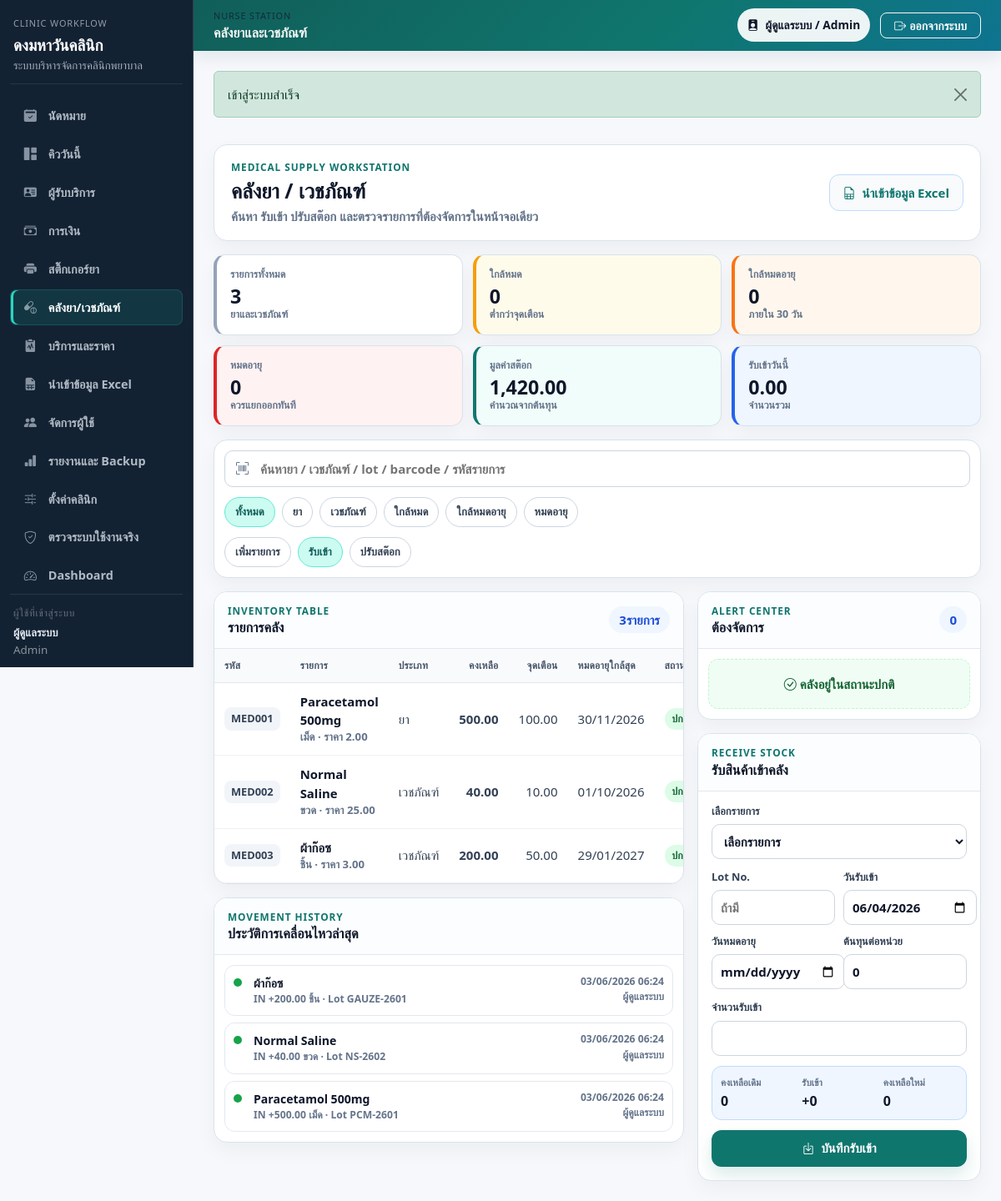
/index.php?page=inventory (signed in), run on the app's committed database.
### tables this page shows
CREATE TABLE `system_settings` (
  `id` bigint unsigned NOT NULL AUTO_INCREMENT,
  `clinic_name` varchar(200) NOT NULL,
  `clinic_address` text DEFAULT NULL,
  `clinic_phone` varchar(50) DEFAULT NULL,
  `clinic_tax_id` varchar(50) DEFAULT NULL,
  `receipt_logo_text` varchar(80) DEFAULT NULL,
  `receipt_footer` text DEFAULT NULL,
  `receipt_prefix` varchar(20) NOT NULL DEFAULT 'RC',
  `hn_prefix` varchar(20) NOT NULL DEFAULT 'HN',
  `expiry_alert_days` int NOT NULL DEFAULT 30,
  `queue_note` varchar(255) DEFAULT NULL,
  `created_at` datetime DEFAULT CURRENT_TIMESTAMP,
  `updated_at` datetime DEFAULT CURRENT_TIMESTAMP ON UPDATE CURRENT_TIMESTAMP,
  PRIMARY KEY (`id`)
);

CREATE TABLE `inventory_items` (
  `id` bigint unsigned NOT NULL AUTO_INCREMENT,
  `item_code` varchar(50) NOT NULL,
  `item_name` varchar(150) NOT NULL,
  `item_type` enum('DRUG','SUPPLY') NOT NULL DEFAULT 'DRUG',
  `unit_name` varchar(50) NOT NULL,
  `reorder_level` decimal(10,2) NOT NULL DEFAULT 0.00,
  `default_cost` decimal(10,2) NOT NULL DEFAULT 0.00,
  `default_price` decimal(10,2) NOT NULL DEFAULT 0.00,
  `is_active` tinyint(1) NOT NULL DEFAULT 1,
  `created_at` datetime DEFAULT CURRENT_TIMESTAMP,
  `updated_at` datetime DEFAULT CURRENT_TIMESTAMP ON UPDATE CURRENT_TIMESTAMP,
  PRIMARY KEY (`id`),
  UNIQUE KEY `uk_inventory_items_item_code` (`item_code`),
  KEY `idx_inventory_items_name` (`item_name`)
);

CREATE TABLE `stock_movements` (
  `id` bigint unsigned NOT NULL AUTO_INCREMENT,
  `batch_id` bigint unsigned DEFAULT NULL,
  `item_id` bigint unsigned NOT NULL,
  `movement_type` enum('IN','OUT','ADJUST') NOT NULL,
  `qty` decimal(10,2) NOT NULL DEFAULT 0.00,
  `unit_cost` decimal(10,2) NOT NULL DEFAULT 0.00,
  `reference_type` varchar(50) DEFAULT NULL,
  `reference_id` bigint unsigned DEFAULT NULL,
  `note` text DEFAULT NULL,
  `movement_datetime` datetime NOT NULL,
  `created_by` bigint unsigned DEFAULT NULL,
  `created_at` datetime DEFAULT CURRENT_TIMESTAMP,
  `updated_at` datetime DEFAULT CURRENT_TIMESTAMP ON UPDATE CURRENT_TIMESTAMP,
  PRIMARY KEY (`id`),
  KEY `idx_stock_movements_batch_id` (`batch_id`),
  KEY `idx_stock_movements_item_id` (`item_id`),
  KEY `idx_stock_movements_reference` (`reference_type`,`reference_id`),
  CONSTRAINT `fk_stock_movements_batch_id` FOREIGN KEY (`batch_id`) REFERENCES `inventory_batches` (`id`) ON DELETE SET NULL,
  CONSTRAINT `fk_stock_movements_item_id` FOREIGN KEY (`item_id`) REFERENCES `inventory_items` (`id`),
  CONSTRAINT `fk_stock_movements_created_by` FOREIGN KEY (`created_by`) REFERENCES `users` (`id`) ON DELETE SET NULL
);

CREATE TABLE `inventory_batches` (
  `id` bigint unsigned NOT NULL AUTO_INCREMENT,
  `item_id` bigint unsigned NOT NULL,
  `lot_no` varchar(100) DEFAULT NULL,
  `expiry_date` date DEFAULT NULL,
  `qty_in` decimal(10,2) NOT NULL DEFAULT 0.00,
  `qty_balance` decimal(10,2) NOT NULL DEFAULT 0.00,
  `cost_per_unit` decimal(10,2) NOT NULL DEFAULT 0.00,
  `received_date` date DEFAULT NULL,
  `created_at` datetime DEFAULT CURRENT_TIMESTAMP,
  `updated_at` datetime DEFAULT CURRENT_TIMESTAMP ON UPDATE CURRENT_TIMESTAMP,
  PRIMARY KEY (`id`),
  KEY `idx_inventory_batches_item_id` (`item_id`),
  KEY `idx_inventory_batches_expiry_date` (`expiry_date`),
  CONSTRAINT `fk_inventory_batches_item_id` FOREIGN KEY (`item_id`) REFERENCES `inventory_items` (`id`) ON DELETE CASCADE
);

CREATE TABLE `users` (
  `id` bigint unsigned NOT NULL AUTO_INCREMENT,
  `role_id` tinyint unsigned NOT NULL,
  `full_name` varchar(150) NOT NULL,
  `username` varchar(100) NOT NULL,
  `password_hash` varchar(255) NOT NULL,
  `phone` varchar(30) DEFAULT NULL,
  `is_active` tinyint(1) NOT NULL DEFAULT 1,
  `last_login_at` datetime DEFAULT NULL,
  `created_at` datetime DEFAULT CURRENT_TIMESTAMP,
  `updated_at` datetime DEFAULT CURRENT_TIMESTAMP ON UPDATE CURRENT_TIMESTAMP,
  PRIMARY KEY (`id`),
  UNIQUE KEY `uk_users_username` (`username`),
  KEY `idx_users_role_id` (`role_id`),
  CONSTRAINT `fk_users_role_id` FOREIGN KEY (`role_id`) REFERENCES `roles` (`id`)
);

### app/Views/inventory/index.php (the view, shortened to what the rows shown need)
<?php
$today = strtotime(date('Y-m-d'));
$nearExpiryLimit = strtotime('+30 days');
?>
<div class="inventory-workstation" data-inventory-workstation>
    <section class="inventory-hero">
        <div>
            <h1>คลังยา / เวชภัณฑ์</h1>
        </div>
    </section>
    <div class="inventory-layout">
        <main class="inventory-main-surface">
            <section class="inventory-panel">
                <div class="inventory-panel-header">
                    <div>
                        <h2>รายการคลัง</h2>
                    </div>
                </div>
                <div class="inventory-table-wrap">
                    <table class="inventory-table">
                        <thead>
                        <tr>
                            <th>รหัส</th>
                            <th>รายการ</th>
                            <th>ประเภท</th>
                            <th class="text-end">คงเหลือ</th>
                            <th class="text-end">จุดเตือน</th>
                            <th>หมดอายุใกล้สุด</th>
                            <th>สถานะ</th>
                        </tr>
                        </thead>
                        <tbody>
                        <?php foreach ($items as $item): ?>
                            <?php
                            $qtyBalance = (float) ($item['qty_balance'] ?? 0);
                            $reorderLevel = (float) ($item['reorder_level'] ?? 0);
                            $isLowStock = $qtyBalance <= $reorderLevel;
                            $expiryTime = empty($item['nearest_expiry']) ? null : strtotime((string) $item['nearest_expiry']);
                            $isExpired = $expiryTime !== null && $expiryTime < $today;
                            $isNearExpiry = !$isExpired && $expiryTime !== null && $expiryTime <= $nearExpiryLimit;
                            $status = $isExpired ? 'expired' : ($isLowStock ? 'low' : ($isNearExpiry ? 'near-expiry' : 'normal'));
                            $searchText = strtolower(implode(' ', [
                                $item['item_code'] ?? '',
                                $item['item_name'] ?? '',
                                $item['unit_name'] ?? '',
                                $item['item_type'] ?? '',
                                $item['nearest_expiry'] ?? '',
                            ]));
                            ?>
                            <tr
                                data-inventory-row
                                data-item-id="<?= e((string) $item['id']) ?>"
                                data-item-name="<?= e((string) $item['item_name']) ?>"
                                data-item-type="<?= e((string) $item['item_type']) ?>"
                                data-item-unit="<?= e((string) $item['unit_name']) ?>"
                                data-item-cost="<?= e((string) $item['default_cost']) ?>"
                                data-item-price="<?= e((string) $item['default_price']) ?>"
                                data-item-stock="<?= e((string) $qtyBalance) ?>"
                                data-item-status="<?= e($status) ?>"
                                data-item-search="<?= e($searchText) ?>"
                            >
                                <td><span class="inventory-code"><?= e((string) $item['item_code']) ?></span></td>
                                <td>
                                    <strong><?= e((string) $item['item_name']) ?></strong>
                                    <small><?= e((string) $item['unit_name']) ?> · ราคา <?= format_money($item['default_price'] ?? 0) ?></small>
                                </td>
                                <td><?= e($item['item_type'] === 'DRUG' ? 'ยา' : 'เวชภัณฑ์') ?></td>
                                <td class="text-end fw-bold"><?= format_money($qtyBalance) ?></td>
                                <td class="text-end"><?= format_money($reorderLevel) ?></td>
                                <td><?= thai_date_only((string) ($item['nearest_expiry'] ?? '')) ?></td>
                                <td>
                                    <?php if ($isExpired): ?>
                                        <span class="inventory-status is-danger">หมดอายุ</span>
                                    <?php elseif ($isLowStock): ?>
                                        <span class="inventory-status is-warning">ใกล้หมด</span>
                                    <?php elseif ($isNearExpiry): ?>
                                        <span class="inventory-status is-orange">ใกล้หมดอายุ</span>
                                    <?php else: ?>
                                        <span class="inventory-status is-ok">ปกติ</span>
                                    <?php endif; ?>
                                </td>
                            </tr>
                        <?php endforeach; ?>
                        </tbody>
                    </table>
                </div>
            </section>
            <section class="inventory-panel inventory-history-panel" data-inventory-action-panel="history">
                <div class="inventory-panel-header">
                    <div>
                        <h2>ประวัติการเคลื่อนไหวล่าสุด</h2>
                    </div>
                </div>
                <div class="inventory-timeline">
                    <?php foreach ($movements as $movement): ?>
                        <?php
                        $movementType = (string) ($movement['movement_type'] ?? '');
                        $movementClass = $movementType === 'IN' ? 'is-in' : ($movementType === 'OUT' ? 'is-out' : 'is-adjust');
                        $qty = (float) ($movement['qty'] ?? 0);
                        ?>
                        <div class="inventory-timeline-row <?= e($movementClass) ?>">
                            <span class="inventory-timeline-dot"></span>
                            <div>
                                <strong><?= e((string) $movement['item_name']) ?></strong>
                                <small><?= e($movementType) ?> <?= $qty > 0 ? '+' : '' ?><?= format_money($qty) ?> <?= e((string) $movement['unit_name']) ?> · Lot <?= e((string) ($movement['lot_no'] ?: '-')) ?></small>
                            </div>
                            <div class="inventory-timeline-meta">
                                <span><?= thai_date((string) $movement['movement_datetime']) ?></span>
                                <small><?= e((string) ($movement['created_by_name'] ?: '-')) ?></small>
                            </div>
                        </div>
                    <?php endforeach; ?>
                </div>
            </section>
        </main>
        <aside class="inventory-control-rail">
            <section class="inventory-panel inventory-alert-panel">
                <div class="inventory-panel-header">
                    <div>
                        <h2>ต้องจัดการ</h2>
                    </div>
                </div>
            </section>
            <?php if (has_role('ADMIN')): ?>
                <section class="inventory-panel inventory-action-panel is-active" data-inventory-action-panel="receive">
                    <div class="inventory-panel-header">
                        <div>
                            <h2>รับสินค้าเข้าคลัง</h2>
                        </div>
                    </div>
                </section>
            <?php endif; ?>
        </aside>
    </div>
</div>

### app/Views/layouts/app.php (shortened to what the rows shown need)
<?php
$clinicName = (string) system_setting('clinic_name', config('app.name'));
?>
<!doctype html>
<html lang="th">
<head>
    <link href="https://cdn.jsdelivr.net/npm/bootstrap@5.3.3/dist/css/bootstrap.min.css" rel="stylesheet">
    <link href="https://cdn.jsdelivr.net/npm/bootstrap-icons@1.11.3/font/bootstrap-icons.css" rel="stylesheet">
    <link href="<?= e(app_url('assets/css/app.css')) ?>" rel="stylesheet">
    <?php foreach (($pageStyles ?? []) as $pageStyle): ?>
        <link href="<?= e((string) $pageStyle) ?>" rel="stylesheet">
    <?php endforeach; ?>
</head>
<body>
<div class="app-shell">
    <aside class="app-sidebar sidebar">
        <div class="sidebar-inner">
            <div class="sidebar-brand text-white">
                <div class="sidebar-kicker">Clinic Workflow</div>
                <h4 class="mb-1"><?= e($clinicName) ?></h4>
                <div class="sidebar-subtitle">ระบบบริหารจัดการคลินิกพยาบาล</div>
            </div>
        </div>
    </aside>
    <main class="app-main-shell">
        <div class="app-content px-3 px-lg-4 py-4">
            <?= $content ?>
        </div>
    </main>
</div>
</body>
</html>

### data on the page
system_settings: clinic_name "ดงมหาวันคลินิก"
inventory_items: item_code "MED001", item_name "Paracetamol 500mg", unit_name "เม็ด", default_price "2.00", item_type "ยา", qtyBalance "500.00", reorder_level "100.00", nearest_expiry "30/11/2026", shows "ปกติ"
inventory_items: item_code "MED002", item_name "Normal Saline", unit_name "ขวด", default_price "25.00", item_type "เวชภัณฑ์", qtyBalance "40.00", reorder_level "10.00", nearest_expiry "01/10/2026", shows "ปกติ"
inventory_items: item_code "MED003", item_name "ผ้าก๊อซ", unit_name "ชิ้น", default_price "3.00", item_type "เวชภัณฑ์", qtyBalance "200.00", reorder_level "50.00", nearest_expiry "29/01/2027", shows "ปกติ"
stock_movements: item.item_name "ผ้าก๊อซ", movement_type "IN", qty "200.00", item.unit_name "ชิ้น", batch.lot_no "GAUZE-2601", movement_datetime "03/06/2026 06:24", created_by.full_name "ผู้ดูแลระบบ"
stock_movements: item.item_name "Normal Saline", movement_type "IN", qty "40.00", item.unit_name "ขวด", batch.lot_no "NS-2602", movement_datetime "03/06/2026 06:24", created_by.full_name "ผู้ดูแลระบบ"
stock_movements: item.item_name "Paracetamol 500mg", movement_type "IN", qty "500.00", item.unit_name "เม็ด", batch.lot_no "PCM-2601", movement_datetime "03/06/2026 06:24", created_by.full_name "ผู้ดูแลระบบ"

### other printed values
$navItem['label'] "นัดหมาย"
$navItem['label'] "คิววันนี้"
$navItem['label'] "ผู้รับบริการ"
$navItem['label'] "การเงิน"
$navItem['label'] "สติ๊กเกอร์ยา"
$navItem['label'] "คลังยา/เวชภัณฑ์"
$navItem['label'] "บริการและราคา"
$navItem['label'] "นำเข้าข้อมูล Excel"
$navItem['label'] "จัดการผู้ใช้"
$navItem['label'] "รายงานและ Backup"
$navItem['label'] "ตั้งค่าคลินิก"
$navItem['label'] "ตรวจระบบใช้งานจริง"
$navItem['label'] "Dashboard"
$user['full_name'] "ผู้ดูแลระบบ"
$user['role_name'] "Admin"
